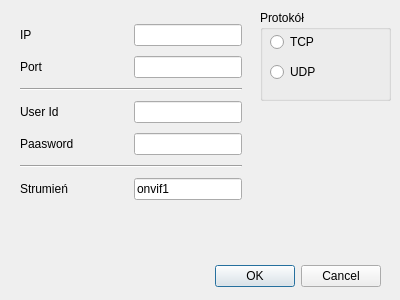
<?xml version="1.0" encoding="UTF-8"?>
<ui version="4.0">
 <class>CameraSetup</class>
 <widget class="QDialog" name="CameraSetup">
  <property name="geometry">
   <rect>
    <x>0</x>
    <y>0</y>
    <width>400</width>
    <height>300</height>
   </rect>
  </property>
  <property name="windowTitle">
   <string>Konfiguracja kamery</string>
  </property>
  <widget class="QDialogButtonBox" name="buttonBox">
   <property name="geometry">
    <rect>
     <x>40</x>
     <y>260</y>
     <width>341</width>
     <height>32</height>
    </rect>
   </property>
   <property name="orientation">
    <enum>Qt::Orientation::Horizontal</enum>
   </property>
   <property name="standardButtons">
    <set>QDialogButtonBox::StandardButton::Cancel|QDialogButtonBox::StandardButton::Ok</set>
   </property>
  </widget>
  <widget class="QGroupBox" name="protocol">
   <property name="geometry">
    <rect>
     <x>260</x>
     <y>10</y>
     <width>131</width>
     <height>91</height>
    </rect>
   </property>
   <property name="title">
    <string>Protokół</string>
   </property>
   <widget class="QRadioButton" name="tcp">
    <property name="geometry">
     <rect>
      <x>10</x>
      <y>20</y>
      <width>110</width>
      <height>24</height>
     </rect>
    </property>
    <property name="text">
     <string>TCP</string>
    </property>
   </widget>
   <widget class="QRadioButton" name="udp">
    <property name="geometry">
     <rect>
      <x>10</x>
      <y>50</y>
      <width>110</width>
      <height>24</height>
     </rect>
    </property>
    <property name="text">
     <string>UDP</string>
    </property>
   </widget>
  </widget>
  <widget class="QWidget" name="layoutWidget">
   <property name="geometry">
    <rect>
     <x>20</x>
     <y>20</y>
     <width>222</width>
     <height>184</height>
    </rect>
   </property>
   <layout class="QGridLayout" name="gridLayout_3">
    <item row="0" column="0" colspan="2">
     <layout class="QGridLayout" name="gridLayout">
      <item row="0" column="0">
       <widget class="QLabel" name="label">
        <property name="text">
         <string>IP</string>
        </property>
       </widget>
      </item>
      <item row="0" column="1">
       <widget class="QLineEdit" name="ip">
        <property name="sizePolicy">
         <sizepolicy hsizetype="Fixed" vsizetype="Fixed">
          <horstretch>0</horstretch>
          <verstretch>0</verstretch>
         </sizepolicy>
        </property>
       </widget>
      </item>
     </layout>
    </item>
    <item row="1" column="0" colspan="2">
     <layout class="QGridLayout" name="gridLayout_2">
      <item row="0" column="0">
       <widget class="QLabel" name="lblPort">
        <property name="text">
         <string>Port</string>
        </property>
       </widget>
      </item>
      <item row="0" column="1">
       <widget class="QLineEdit" name="port">
        <property name="sizePolicy">
         <sizepolicy hsizetype="Fixed" vsizetype="Fixed">
          <horstretch>0</horstretch>
          <verstretch>0</verstretch>
         </sizepolicy>
        </property>
       </widget>
      </item>
     </layout>
    </item>
    <item row="2" column="0" colspan="2">
     <widget class="Line" name="line">
      <property name="orientation">
       <enum>Qt::Orientation::Horizontal</enum>
      </property>
     </widget>
    </item>
    <item row="3" column="0">
     <widget class="QLabel" name="lblPort_3">
      <property name="text">
       <string>User Id</string>
      </property>
     </widget>
    </item>
    <item row="3" column="1">
     <widget class="QLineEdit" name="user">
      <property name="sizePolicy">
       <sizepolicy hsizetype="Fixed" vsizetype="Fixed">
        <horstretch>0</horstretch>
        <verstretch>0</verstretch>
       </sizepolicy>
      </property>
     </widget>
    </item>
    <item row="4" column="0">
     <widget class="QLabel" name="lblPort_4">
      <property name="text">
       <string>Paasword</string>
      </property>
     </widget>
    </item>
    <item row="4" column="1">
     <widget class="QLineEdit" name="password">
      <property name="sizePolicy">
       <sizepolicy hsizetype="Fixed" vsizetype="Fixed">
        <horstretch>0</horstretch>
        <verstretch>0</verstretch>
       </sizepolicy>
      </property>
      <property name="inputMask">
       <string/>
      </property>
     </widget>
    </item>
    <item row="5" column="0" colspan="2">
     <widget class="Line" name="line_2">
      <property name="orientation">
       <enum>Qt::Orientation::Horizontal</enum>
      </property>
     </widget>
    </item>
    <item row="6" column="0">
     <widget class="QLabel" name="lblPort_5">
      <property name="text">
       <string>Strumień</string>
      </property>
     </widget>
    </item>
    <item row="6" column="1">
     <widget class="QLineEdit" name="stream">
      <property name="sizePolicy">
       <sizepolicy hsizetype="Fixed" vsizetype="Fixed">
        <horstretch>0</horstretch>
        <verstretch>0</verstretch>
       </sizepolicy>
      </property>
      <property name="inputMask">
       <string/>
      </property>
      <property name="text">
       <string>onvif1</string>
      </property>
     </widget>
    </item>
   </layout>
  </widget>
 </widget>
 <resources/>
 <connections>
  <connection>
   <sender>buttonBox</sender>
   <signal>accepted()</signal>
   <receiver>CameraSetup</receiver>
   <slot>accept()</slot>
   <hints>
    <hint type="sourcelabel">
     <x>248</x>
     <y>254</y>
    </hint>
    <hint type="destinationlabel">
     <x>157</x>
     <y>274</y>
    </hint>
   </hints>
  </connection>
  <connection>
   <sender>buttonBox</sender>
   <signal>rejected()</signal>
   <receiver>CameraSetup</receiver>
   <slot>reject()</slot>
   <hints>
    <hint type="sourcelabel">
     <x>316</x>
     <y>260</y>
    </hint>
    <hint type="destinationlabel">
     <x>286</x>
     <y>274</y>
    </hint>
   </hints>
  </connection>
 </connections>
</ui>
